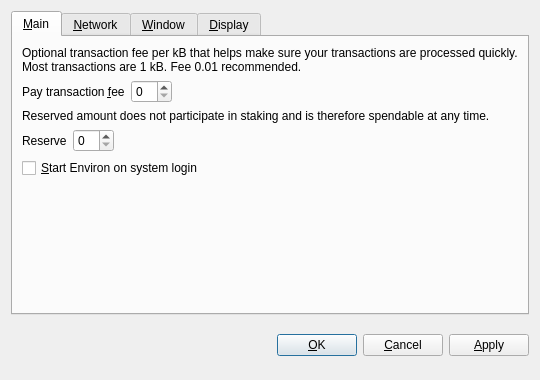
<?xml version="1.0" encoding="UTF-8"?>
<ui version="4.0">
 <class>OptionsDialog</class>
 <widget class="QDialog" name="OptionsDialog">
  <property name="geometry">
   <rect>
    <x>0</x>
    <y>0</y>
    <width>540</width>
    <height>380</height>
   </rect>
  </property>
  <property name="windowTitle">
   <string>Options</string>
  </property>
  <property name="modal">
   <bool>true</bool>
  </property>
  <layout class="QVBoxLayout" name="verticalLayout">
   <item>
    <widget class="QTabWidget" name="tabWidget">
     <property name="tabPosition">
      <enum>QTabWidget::North</enum>
     </property>
     <property name="currentIndex">
      <number>0</number>
     </property>
     <widget class="QWidget" name="tabMain">
      <attribute name="title">
       <string>&amp;Main</string>
      </attribute>
      <layout class="QVBoxLayout" name="verticalLayout_Main">
       <item>
        <widget class="QLabel" name="transactionFeeInfoLabel">
         <property name="text">
          <string>Optional transaction fee per kB that helps make sure your transactions are processed quickly. Most transactions are 1 kB. Fee 0.01 recommended.</string>
         </property>
         <property name="textFormat">
          <enum>Qt::PlainText</enum>
         </property>
         <property name="wordWrap">
          <bool>true</bool>
         </property>
        </widget>
       </item>
       <item>
        <layout class="QHBoxLayout" name="horizontalLayoutFee">
         <item>
          <widget class="QLabel" name="transactionFeeLabel">
           <property name="text">
            <string>Pay transaction &amp;fee</string>
           </property>
           <property name="textFormat">
            <enum>Qt::PlainText</enum>
           </property>
           <property name="buddy">
            <cstring>transactionFee</cstring>
           </property>
          </widget>
         </item>
         <item>
          <widget class="BitcoinAmountField" name="transactionFee"/>
         </item>
         <item>
          <spacer name="horizontalSpacerFee">
           <property name="orientation">
            <enum>Qt::Horizontal</enum>
           </property>
           <property name="sizeHint" stdset="0">
            <size>
             <width>40</width>
             <height>20</height>
            </size>
           </property>
          </spacer>
         </item>
        </layout>
       </item>
       <item>
        <widget class="QLabel" name="reserveBalanceInfoLabel">
         <property name="text">
          <string>Reserved amount does not participate in staking and is therefore spendable at any time.</string>
         </property>
         <property name="textFormat">
          <enum>Qt::PlainText</enum>
         </property>
         <property name="wordWrap">
          <bool>true</bool>
         </property>
        </widget>
       </item>
       <item>
        <layout class="QHBoxLayout" name="horizontalLayoutReserveBalance">
         <item>
          <widget class="QLabel" name="reserveBalanceLabel">
           <property name="text">
            <string>Reserve</string>
           </property>
           <property name="textFormat">
            <enum>Qt::PlainText</enum>
           </property>
           <property name="buddy">
            <cstring>reserveBalance</cstring>
           </property>
          </widget>
         </item>
         <item>
          <widget class="BitcoinAmountField" name="reserveBalance"/>
         </item>
         <item>
          <spacer name="horizontalSpacerReserveBalance">
           <property name="orientation">
            <enum>Qt::Horizontal</enum>
           </property>
           <property name="sizeHint" stdset="0">
            <size>
             <width>40</width>
             <height>20</height>
            </size>
           </property>
          </spacer>
         </item>
        </layout>
       </item>
       <item>
        <widget class="QCheckBox" name="bitcoinAtStartup">
         <property name="toolTip">
          <string>Automatically start Environ after logging in to the system.</string>
         </property>
         <property name="text">
          <string>&amp;Start Environ on system login</string>
         </property>
        </widget>
       </item>
       <item>
        <spacer name="verticalSpacer_Main">
         <property name="orientation">
          <enum>Qt::Vertical</enum>
         </property>
         <property name="sizeHint" stdset="0">
          <size>
           <width>20</width>
           <height>40</height>
          </size>
         </property>
        </spacer>
       </item>
      </layout>
     </widget>
     <widget class="QWidget" name="tabNetwork">
      <attribute name="title">
       <string>&amp;Network</string>
      </attribute>
      <layout class="QVBoxLayout" name="verticalLayout_Network">
       <item>
        <widget class="QCheckBox" name="mapPortUpnp">
         <property name="toolTip">
          <string>Automatically open the Environ client port on the router. This only works when your router supports UPnP and it is enabled.</string>
         </property>
         <property name="text">
          <string>Map port using &amp;UPnP</string>
         </property>
        </widget>
       </item>
       <item>
        <widget class="QCheckBox" name="connectSocks">
         <property name="toolTip">
          <string>Connect to the Environ network through a SOCKS proxy (e.g. when connecting through Tor).</string>
         </property>
         <property name="text">
          <string>&amp;Connect through SOCKS proxy:</string>
         </property>
        </widget>
       </item>
       <item>
        <layout class="QHBoxLayout" name="horizontalLayout_Network">
         <item>
          <widget class="QLabel" name="proxyIpLabel">
           <property name="text">
            <string>Proxy &amp;IP:</string>
           </property>
           <property name="textFormat">
            <enum>Qt::PlainText</enum>
           </property>
           <property name="buddy">
            <cstring>proxyIp</cstring>
           </property>
          </widget>
         </item>
         <item>
          <widget class="QValidatedLineEdit" name="proxyIp">
           <property name="maximumSize">
            <size>
             <width>140</width>
             <height>16777215</height>
            </size>
           </property>
           <property name="toolTip">
            <string>IP address of the proxy (e.g. 127.0.0.1)</string>
           </property>
          </widget>
         </item>
         <item>
          <widget class="QLabel" name="proxyPortLabel">
           <property name="text">
            <string>&amp;Port:</string>
           </property>
           <property name="textFormat">
            <enum>Qt::PlainText</enum>
           </property>
           <property name="buddy">
            <cstring>proxyPort</cstring>
           </property>
          </widget>
         </item>
         <item>
          <widget class="QLineEdit" name="proxyPort">
           <property name="maximumSize">
            <size>
             <width>55</width>
             <height>16777215</height>
            </size>
           </property>
           <property name="toolTip">
            <string>Port of the proxy (e.g. 9050)</string>
           </property>
          </widget>
         </item>
         <item>
          <widget class="QLabel" name="socksVersionLabel">
           <property name="text">
            <string>SOCKS &amp;Version:</string>
           </property>
           <property name="textFormat">
            <enum>Qt::PlainText</enum>
           </property>
           <property name="buddy">
            <cstring>socksVersion</cstring>
           </property>
          </widget>
         </item>
         <item>
          <widget class="QValueComboBox" name="socksVersion">
           <property name="toolTip">
            <string>SOCKS version of the proxy (e.g. 5)</string>
           </property>
          </widget>
         </item>
         <item>
          <spacer name="horizontalSpacer_Network">
           <property name="orientation">
            <enum>Qt::Horizontal</enum>
           </property>
           <property name="sizeHint" stdset="0">
            <size>
             <width>40</width>
             <height>20</height>
            </size>
           </property>
          </spacer>
         </item>
        </layout>
       </item>
       <item>
        <spacer name="verticalSpacer_Network">
         <property name="orientation">
          <enum>Qt::Vertical</enum>
         </property>
         <property name="sizeHint" stdset="0">
          <size>
           <width>20</width>
           <height>40</height>
          </size>
         </property>
        </spacer>
       </item>
      </layout>
     </widget>
     <widget class="QWidget" name="tabWindow">
      <attribute name="title">
       <string>&amp;Window</string>
      </attribute>
      <layout class="QVBoxLayout" name="verticalLayout_Window">
       <item>
        <widget class="QCheckBox" name="minimizeToTray">
         <property name="toolTip">
          <string>Show only a tray icon after minimizing the window.</string>
         </property>
         <property name="text">
          <string>&amp;Minimize to the tray instead of the taskbar</string>
         </property>
        </widget>
       </item>
       <item>
        <widget class="QCheckBox" name="minimizeOnClose">
         <property name="toolTip">
          <string>Minimize instead of exit the application when the window is closed. When this option is enabled, the application will be closed only after selecting Quit in the menu.</string>
         </property>
         <property name="text">
          <string>M&amp;inimize on close</string>
         </property>
        </widget>
       </item>
       <item>
        <spacer name="verticalSpacer_Window">
         <property name="orientation">
          <enum>Qt::Vertical</enum>
         </property>
         <property name="sizeHint" stdset="0">
          <size>
           <width>20</width>
           <height>40</height>
          </size>
         </property>
        </spacer>
       </item>
      </layout>
     </widget>
     <widget class="QWidget" name="tabDisplay">
      <attribute name="title">
       <string>&amp;Display</string>
      </attribute>
      <layout class="QVBoxLayout" name="verticalLayout_Display">
       <item>
        <layout class="QHBoxLayout" name="horizontalLayout_1_Display">
         <item>
          <widget class="QLabel" name="langLabel">
           <property name="text">
            <string>User Interface &amp;language:</string>
           </property>
           <property name="textFormat">
            <enum>Qt::PlainText</enum>
           </property>
           <property name="buddy">
            <cstring>lang</cstring>
           </property>
          </widget>
         </item>
         <item>
          <widget class="QValueComboBox" name="lang">
           <property name="toolTip">
            <string>The user interface language can be set here. This setting will take effect after restarting Environ.</string>
           </property>
          </widget>
         </item>
        </layout>
       </item>
       <item>
        <layout class="QHBoxLayout" name="horizontalLayout_2_Display">
         <item>
          <widget class="QLabel" name="unitLabel">
           <property name="text">
            <string>&amp;Unit to show amounts in:</string>
           </property>
           <property name="textFormat">
            <enum>Qt::PlainText</enum>
           </property>
           <property name="buddy">
            <cstring>unit</cstring>
           </property>
          </widget>
         </item>
         <item>
          <widget class="QValueComboBox" name="unit">
           <property name="toolTip">
            <string>Choose the default subdivision unit to show in the interface and when sending coins.</string>
           </property>
          </widget>
         </item>
        </layout>
       </item>
       <item>
        <widget class="QCheckBox" name="displayAddresses">
         <property name="toolTip">
          <string>Whether to show Environ addresses in the transaction list or not.</string>
         </property>
         <property name="text">
          <string>&amp;Display addresses in transaction list</string>
         </property>
        </widget>
       </item>
       <item>
        <widget class="QCheckBox" name="coinControlFeatures">
         <property name="toolTip">
          <string>Whether to show coin control features or not.</string>
         </property>
         <property name="text">
          <string>Display coin &amp;control features (experts only!)</string>
         </property>
        </widget>
       </item>
       <item>
        <spacer name="verticalSpacer_Display">
         <property name="orientation">
          <enum>Qt::Vertical</enum>
         </property>
         <property name="sizeHint" stdset="0">
          <size>
           <width>20</width>
           <height>40</height>
          </size>
         </property>
        </spacer>
       </item>
      </layout>
     </widget>
    </widget>
   </item>
   <item>
    <layout class="QHBoxLayout" name="horizontalLayout_Buttons">
     <item>
      <spacer name="horizontalSpacer_1">
       <property name="orientation">
        <enum>Qt::Horizontal</enum>
       </property>
       <property name="sizeHint" stdset="0">
        <size>
         <width>40</width>
         <height>48</height>
        </size>
       </property>
      </spacer>
     </item>
     <item>
      <widget class="QLabel" name="statusLabel">
       <property name="font">
        <font>
         <weight>75</weight>
         <bold>true</bold>
        </font>
       </property>
       <property name="text">
        <string/>
       </property>
       <property name="textFormat">
        <enum>Qt::PlainText</enum>
       </property>
       <property name="wordWrap">
        <bool>true</bool>
       </property>
      </widget>
     </item>
     <item>
      <spacer name="horizontalSpacer_2">
       <property name="orientation">
        <enum>Qt::Horizontal</enum>
       </property>
       <property name="sizeHint" stdset="0">
        <size>
         <width>40</width>
         <height>48</height>
        </size>
       </property>
      </spacer>
     </item>
     <item>
      <widget class="QPushButton" name="okButton">
       <property name="text">
        <string>&amp;OK</string>
       </property>
      </widget>
     </item>
     <item>
      <widget class="QPushButton" name="cancelButton">
       <property name="text">
        <string>&amp;Cancel</string>
       </property>
       <property name="autoDefault">
        <bool>false</bool>
       </property>
      </widget>
     </item>
     <item>
      <widget class="QPushButton" name="applyButton">
       <property name="text">
        <string>&amp;Apply</string>
       </property>
       <property name="autoDefault">
        <bool>false</bool>
       </property>
      </widget>
     </item>
    </layout>
   </item>
  </layout>
 </widget>
 <customwidgets>
  <customwidget>
   <class>BitcoinAmountField</class>
   <extends>QSpinBox</extends>
   <header>bitcoinamountfield.h</header>
  </customwidget>
  <customwidget>
   <class>QValueComboBox</class>
   <extends>QComboBox</extends>
   <header>qvaluecombobox.h</header>
  </customwidget>
  <customwidget>
   <class>QValidatedLineEdit</class>
   <extends>QLineEdit</extends>
   <header>qvalidatedlineedit.h</header>
  </customwidget>
 </customwidgets>
 <resources/>
 <connections/>
</ui>
